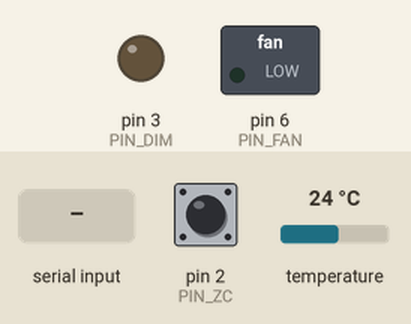
This sketch was run on a simulated Arduino Leonardo, built with avr-gcc and run on an emulated ATmega32U4. On the bench: switched loads named in the sketch (green lamp = pin HIGH), output pins drawn as LEDs (lit = HIGH). The inputs (shaded band) are chosen by the test bench; at power-on: pin 2 (PIN_ZC) HIGH, temperature 24 °C. What the sketch prints to the serial monitor is not drawn.

Above: at 1.5 s.
1.6 s: "/ventoinha on\n" received over the second serial link
At 2.1 s:
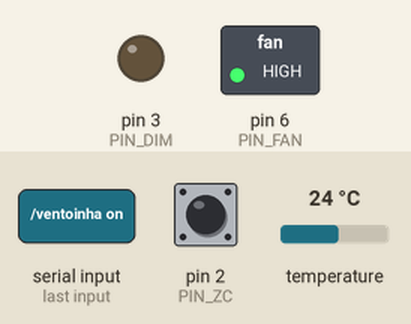
3.1 s: "/ventoinha off\n" received over the second serial link
At 4.4 s:
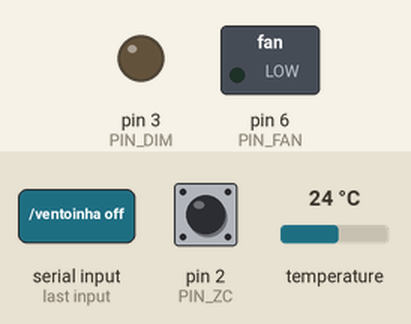
Timing chart, 0 to 6.1 s (numbered marks = the images above; inputs shaded):
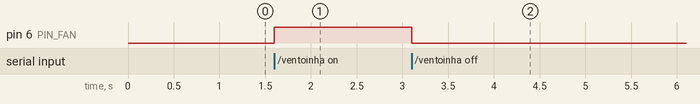

The sketch:

mega_bt_termico.ino
```cpp
/*
  SISTEMA MODULAR - RELÓGIO DE REDE (GRID CLOCK) E MÁQUINA DE ESTADOS
*/
#include <OneWire.h>
#include <DallasTemperature.h>

#define PIN_ZC 2
#define PIN_DIM 3
#define PIN_FAN 6
#define PIN_DS18B20 8
#define PIN_CURRENT A0

// Globais - Dimmer
volatile unsigned long lastZC = 0;
volatile int atrasoDimmerAtual = 8200;
volatile int powerAtual = 0;
volatile unsigned long zcCounter = 0; // NOSSO NOVO RELÓGIO ABSOLUTO (120 Ticks/seg)

// Globais - Sensor
OneWire oneWire(PIN_DS18B20);
DallasTemperature sensors(&oneWire);

// Globais - Lógica de Ensaio
int ensaioTargetPower = 0;
unsigned long ensaioDurationZC = 0;  // Agora contado em ciclos elétricos
unsigned long ensaioStartZC = 0;
bool ensaioRunning = false;
bool monitorMode = false;

// Globais - Bluetooth
const byte MASCARA_BUFFER = 64;
char bufferRececao[MASCARA_BUFFER];

void setup() {
  Serial.begin(115200);
  pinMode(PIN_FAN, OUTPUT);
  digitalWrite(PIN_FAN, LOW);

  BT_Init();
  Sensor_Init();
  Dimmer_Init();
  Serial.println("--- Sistema Mega Modularizado Pronto ---");
}

void loop() {
  // Simula o pulso (100Hz) para manter a interface viva se a energia AC cair
  static unsigned long lastFakeZc = 0;
  if (millis() - lastFakeZc > 10) {
      lastFakeZc = millis();
      if (micros() - lastZC > 20000) zcCounter++;
  }

  Sensor_Update();      // 1. Amostra os sensores SEM TRAVAR o processador
  Dimmer_Update();      // 2. Segurança do Dimmer
  BT_Listen();          // 3. Escuta os comandos Python
  Ensaio_Update();      // 4. Checa o cronômetro do ensaio
  BT_SendTelemetry();   // 5. Envia dados a 4 FPS fluidos
}
```

BLUETOOTH.ino
```cpp
// =================================================================
// MÓDULO 5: COMUNICAÇÃO BLUETOOTH E TELEMETRIA FLUÍDA
// =================================================================

unsigned long lastTelemetryZC = 0;

void BT_Init() { Serial1.begin(115200); }

void BT_Listen() {
  static byte indice = 0;
  boolean novaMensagem = false;

  while (Serial1.available() > 0 && !novaMensagem) {
    char c = Serial1.read();
    if (c != '\n') {
      if (c != '\r') {
        bufferRececao[indice++] = c;
        if (indice >= MASCARA_BUFFER) indice = MASCARA_BUFFER - 1;
      }
    } else {
      bufferRececao[indice] = '\0';
      indice = 0;
      novaMensagem = true;
    }
  }

  if (novaMensagem) {
    String cmd = String(bufferRececao);
    cmd.trim();
    CMD_Parse(cmd);
  }
}

void BT_SendTelemetry() {
  if (!ensaioRunning && !monitorMode) return;

  // Envia pacotes a cada 30 pulsos da rede (Exatos 4 quadros por segundo)
  if (zcCounter - lastTelemetryZC >= 30) {
    lastTelemetryZC = zcCounter;

    float temp = Sensor_GetTemp();
    float curr = Sensor_GetCorrente();

    if (temp != DEVICE_DISCONNECTED_C) {
      String pacote = "DADOS: T=" + String(temp, 2) + " P=" + String(powerAtual) + " I=" + String(curr, 3);
      Serial1.println(pacote);
    }
    else {
      Serial1.println("ERRO: Sensor de Temperatura falhou ou desconectou!");
      String pacote = "DADOS: T=0.01 P=" + String(powerAtual) + " I=" + String(curr, 3);
      Serial1.println(pacote);
    }
  }
}
```

dimmer.ino
```cpp
// =================================================================
// MÓDULO 1: CONTROLO DE POTÊNCIA SÍNCRONO
// =================================================================

int tabelaDimmer[101];

void Dimmer_CalcularCurva() {
  for (int p = 0; p <= 100; p++) {
    if (p == 0) { tabelaDimmer[0] = 8200; continue; }
    if (p == 100) { tabelaDimmer[100] = 10; continue; }

    int t_min = 10;
    int t_max = 8200;
    int t_ans = 8200;

    for (int i = 0; i < 15; i++) {
      int t_mid = (t_min + t_max) / 2;
      float alpha = (float)t_mid * PI / 8333.33;
      float pot_calc = 1.0 - (alpha / PI) + (sin(2.0 * alpha) / (2.0 * PI));
      pot_calc *= 100.0;
      if (pot_calc < p) t_max = t_mid;
      else { t_min = t_mid; t_ans = t_mid; }
    }
    tabelaDimmer[p] = t_ans;
  }
}

void zeroCrossInterrupt() {
  unsigned long agora = micros();
  if (agora - lastZC < 4000) return;
  lastZC = agora;
  zcCounter++; // O NOSSO MOTOR DE TEMPO (Bate 120x por segundo)

  if (powerAtual <= 0) { digitalWrite(PIN_DIM, LOW); return; }
  if (powerAtual >= 100) { digitalWrite(PIN_DIM, HIGH); return; }

  delayMicroseconds(atrasoDimmerAtual);
  digitalWrite(PIN_DIM, HIGH);
  delayMicroseconds(50);
  digitalWrite(PIN_DIM, LOW);
}

void Dimmer_Init() {
  pinMode(PIN_ZC, INPUT_PULLUP);
  pinMode(PIN_DIM, OUTPUT);
  digitalWrite(PIN_DIM, LOW);
  Dimmer_CalcularCurva();
  attachInterrupt(digitalPinToInterrupt(PIN_ZC), zeroCrossInterrupt, RISING);
}

void Dimmer_SetPower(int pot) {
  if (powerAtual != pot) {
    powerAtual = constrain(pot, 0, 100);
    atrasoDimmerAtual = tabelaDimmer[powerAtual];
    if (powerAtual <= 0) digitalWrite(PIN_DIM, LOW);
    else if (powerAtual >= 100) digitalWrite(PIN_DIM, HIGH);
  }
}

void Dimmer_Update() {}
```

interp.ino
```cpp
// =================================================================
// MÓDULO 4: COMANDOS E PARSER
// =================================================================

void CMD_Parse(String cmd) {
  if (cmd.startsWith("/def")) {
    if (ensaioRunning) {
      Serial1.println("ERRO: O ciclo esta a correr! Envie /stop primeiro para reconfigurar.");
    } else {
      int p, t_min;
      if (sscanf(cmd.c_str(), "/def %d %d", &p, &t_min) == 2) {
        ensaioTargetPower = constrain(p, 0, 100);
        // CONVERSÃO INFALÍVEL: t_min * 60 seg * 120 ciclos da rede/seg
        ensaioDurationZC = (unsigned long)t_min * 60UL * 120UL;
        Serial1.println("INFO: Parametros Guardados. Use /play para iniciar.");
      } else {
        Serial1.println("ERRO: Formato -> /def [potencia] [tempo_minutos]");
      }
    }
  }
  else if (cmd == "/play") {
    if (ensaioDurationZC > 0) {
      if (!ensaioRunning) {
        ensaioStartZC = zcCounter; // Inicia a contagem baseada na rede elétrica
        ensaioRunning = true;
        Dimmer_SetPower(ensaioTargetPower);
        Serial1.println("INFO: Ensaio Iniciado!");
      } else {
        Serial1.println("INFO: O ensaio ja esta a decorrer.");
      }
    } else {
      Serial1.println("ERRO: Configure com /def primeiro.");
    }
  }
  else if (cmd == "/stop") {
    ensaioRunning = false;
    Dimmer_SetPower(0);
    Serial1.println("INFO: Ensaio Parado Manualmente.");
  }
  else if (cmd == "/ventoinha on") {
    digitalWrite(PIN_FAN, HIGH);
    Serial1.println("INFO: Ventoinha LIGADA");
  }
  else if (cmd == "/ventoinha off") {
    digitalWrite(PIN_FAN, LOW);
    Serial1.println("INFO: Ventoinha DESLIGADA");
  }
  else if (cmd == "/monitor on") {
    monitorMode = true;
    Serial1.println("INFO: Monitoramento de Temp LIGADO");
  }
  else if (cmd == "/monitor off") {
    monitorMode = false;
    Serial1.println("INFO: Monitoramento de Temp DESLIGADO");
  }
}
```

logic.ino
```cpp
// =================================================================
// MÓDULO 3: GESTOR DE ENSAIO (BLINDADO AO GRID CLOCK)
// =================================================================

void Ensaio_Update() {
  if (ensaioRunning) {
    // Verifica os ciclos de rede (zcCounter) em vez do millis() corrompido
    if (zcCounter - ensaioStartZC >= ensaioDurationZC) {
      ensaioRunning = false;
      Dimmer_SetPower(0);
      Serial1.println("INFO: Ensaio Concluido (Tempo Esgotado).");
    } else {
      Dimmer_SetPower(ensaioTargetPower);
    }
  } else {
    Dimmer_SetPower(0);
  }
}
```

sensore.ino
```cpp
// =================================================================
// MÓDULO 2: MÁQUINA DE ESTADOS DOS SENSORES
// =================================================================

long somaQuadrados = 0;
long numAmostras = 0;
unsigned long lastCalcZC = 0;
float lastCorrente = 0.0;

unsigned long lastTempZC = 0;
float lastValidTemp = 0.0;

void Sensor_Init() {
  sensors.begin();
  sensors.setWaitForConversion(false);
  sensors.requestTemperatures();
  lastTempZC = zcCounter;
}

void Sensor_Update() {
  // 1. AMOSTRAGEM DE CORRENTE INSTANTÂNEA E LIVRE
  if (powerAtual > 0) {
    long valorCentralizado = analogRead(PIN_CURRENT) - 512;
    somaQuadrados += (valorCentralizado * valorCentralizado);
    numAmostras++;
  }

  // A CADA 3 CICLOS DE REDE (~25ms), CALCULA O RESULTADO FINAL
  if (zcCounter - lastCalcZC >= 3) {
    if (numAmostras > 0 && powerAtual > 0) {
      float mediaQuadrados = (float)somaQuadrados / numAmostras;
      float tensaoRMS = (sqrt(mediaQuadrados) * 5.0) / 1023.0;
      float corrente = ((tensaoRMS * 1000.0) / 185.0) - 0.040; // Com calibração
      lastCorrente = (corrente < 0) ? 0.0 : corrente;
    } else {
      lastCorrente = 0.0;
    }
    somaQuadrados = 0;
    numAmostras = 0;
    lastCalcZC = zcCounter;
  }

  // 2. ATUALIZA A TEMPERATURA A CADA 90 CICLOS DE REDE (Exatos 750ms)
  // Respeita o tempo exigido pelo chip DS18B20 sem travar nada
  if (zcCounter - lastTempZC >= 90) {
    lastValidTemp = sensors.getTempCByIndex(0);
    sensors.requestTemperatures();
    lastTempZC = zcCounter;
  }
}

float Sensor_GetTemp() { return lastValidTemp; }
float Sensor_GetCorrente() { return lastCorrente; }
```

Measured:
- after the input at 1.6 s, pin 6 (PIN_FAN): LOW → HIGH at once
- after the input at 3.1 s, pin 6 (PIN_FAN): HIGH → LOW at once
